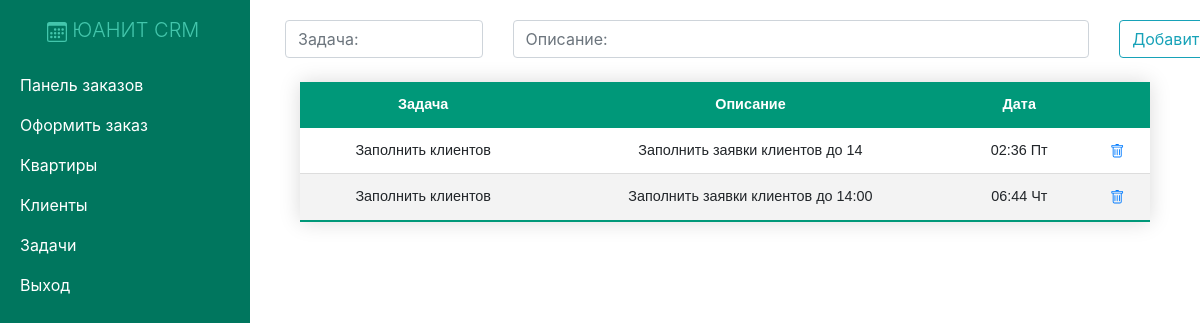
Page /task/ on the earlier database version.
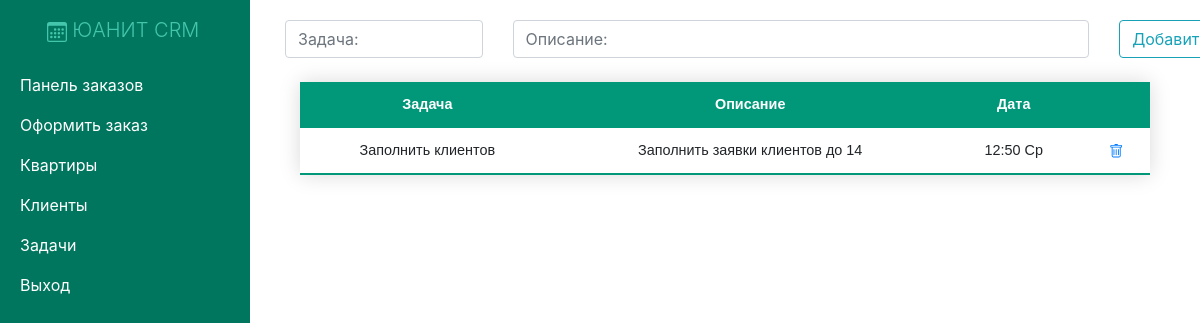
Same page on the later database version.
### tasks/models.py (models this page shows)
class Task(models.Model):
    name = models.CharField(max_length=200, null=True)
    desc = models.CharField(max_length=300, null=True)
    date_created = models.DateTimeField(auto_now_add=True, null=True)

### tasks/views.py (the view)
# urls.py: path('task/', include("tasks.urls"))
def task(request):
    task = Task.objects.all().order_by('-date_created')
    return render(request,'crm/task.html',{'task':task})

### crm/templates/crm/task.html (shortened to what this page needs)
{% extends 'crm/main.html' %}
{% block content %}
<form action="{% url 'add_task' %}" method="POST">
  <div class="row">
    <div class="col-3">
      <input type="text" class="form-control" name="task_name" placeholder="Задача:">
    </div>
    <div class="col-8">
      <input type="text" class="form-control" name="task_desc" placeholder="Описание:"></input>
    </div>
    <div class="col-1">
      <button type="submit" class="btn btn-outline-info" value="Add">Добавить</button>
    </div>
  </div>
</form>
<div class="container w-100 d-flex justify-content-center mt-4">
  <table class="my-table w-100 text-center">
    <thead>
      <tr class="text-center">
        <th scope="col">Задача</th>
        <th scope="col">Описание</th>
        <th scope="col">Дата</th>
        <th scope="col"></th>
      </tr>
    </thead>
    <tbody>
      {% for t in task %}
      <tr>
        <td>{{ t.name }}</td>
        <td class="text-break">{{ t.desc }}</td>
        <td>{{ t.date_created  | date:"h:i D" }}</td>
        <td><a href="{% url 'del_task' t.id %}">
            </a></td>
      </tr>
      {% endfor %}
    </tbody>
  </table>
</div>
{% endblock content %}

Differences in the rows shown:
removed Task: name "Заполнить клиентов", desc "Заполнить заявки клиентов до 14:00", date_created "06:44 Чт"
changed Task "Заполнить клиентов": date_created "02:36 Пт" → "12:50 Ср"
